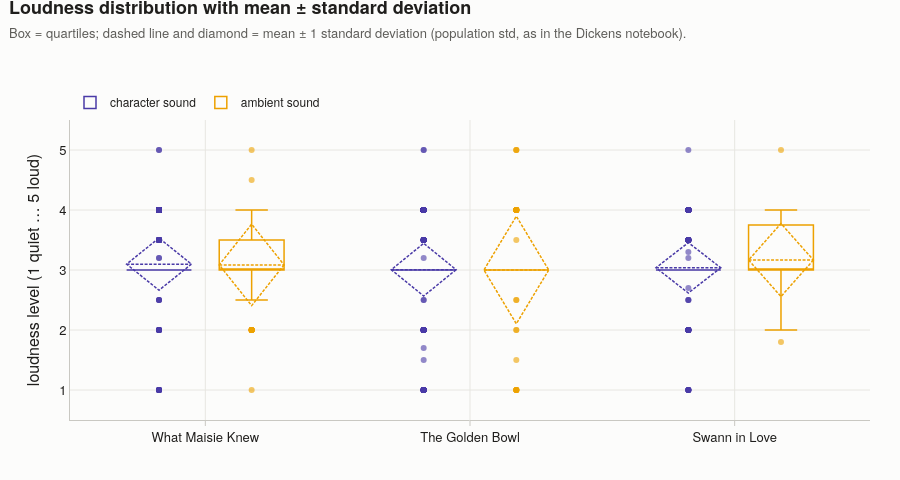

Notebook source saved alongside this figure:
### Markdown cell above
### 8.3 Loudness: mean and standard deviation

### Code cell
fig = go.Figure()
for typ in ["character", "ambient"]:
    d = events[(events.type == typ)].dropna(subset=["loudness"])
    fig.add_trace(go.Box(x=d["text"], y=d["loudness"], name=f"{typ} sound", marker_color=TYPE_COLORS[typ],
                         boxmean="sd", line=dict(width=1.5), fillcolor="rgba(0,0,0,0)", boxpoints="outliers",
                         marker=dict(size=6, opacity=0.6), offsetgroup=typ))
fig.update_layout(boxmode="group")
fig.update_xaxes(categoryorder="array", categoryarray=ORDER)
fig.update_yaxes(title="loudness level (1 quiet … 5 loud)", range=[0.5, 5.5], dtick=1)
style(fig, "Loudness distribution with mean ± standard deviation", "Box = quartiles; dashed line and diamond = mean ± 1 standard deviation (population std, as in the Dickens notebook).", height=480)
save(fig, "06_loudness_distribution", "Labelled events only. Most labels sit at 3.0 (the level of speech).")
fig.show()

### Figure 1 — Plotly figure (JSON) as saved in the notebook; plotly's stock layout.template omitted (floating-point values rounded to 4 significant figures; data arrays with more than 128 entries replaced by an {"elided": "..."} marker saying what was removed)
{"data": [{"boxmean": "sd", "boxpoints": "outliers", "fillcolor": "rgba(0,0,0,0)", "line": {"width": 1.5}, "marker": {"color": "#4a3aa7", "opacity": 0.6, "size": 6}, "name": "character sound", "offsetgroup": "character", "type": "box", "x": {"elided": "2723 str values"}, "y": {"elided": "2723 float values"}}, {"boxmean": "sd", "boxpoints": "outliers", "fillcolor": "rgba(0,0,0,0)", "line": {"width": 1.5}, "marker": {"color": "#eda100", "opacity": 0.6, "size": 6}, "name": "ambient sound", "offsetgroup": "ambient", "type": "box", "x": {"elided": "218 str values"}, "y": {"elided": "218 float values"}}], "layout": {"bargap": 0.18, "boxmode": "group", "font": {"color": "#1f1e1c", "family": "'IBM Plex Sans Condensed', 'Helvetica Neue', Arial, sans-serif", "size": 13}, "height": 480, "hoverlabel": {"bgcolor": "white", "bordercolor": "#e7e6e1", "font": {"color": "#1f1e1c", "family": "'IBM Plex Sans Condensed', 'Helvetica Neue', Arial, sans-serif", "size": 12}}, "legend": {"font": {"size": 12}, "orientation": "h", "title": {"text": ""}, "traceorder": "normal", "x": 0, "xanchor": "left", "y": 1.01, "yanchor": "bottom"}, "margin": {"b": 60, "l": 70, "r": 30, "t": 120}, "paper_bgcolor": "#fcfcfb", "plot_bgcolor": "#fcfcfb", "showlegend": true, "title": {"font": {"size": 18}, "text": "<b>Loudness distribution with mean ± standard deviation</b><br><span style='font-size:13px;color:#5e5d59'>Box = quartiles; dashed line and diamond = mean ± 1 standard deviation (population std, as in the Dickens notebook).</span>", "x": 0.01, "xanchor": "left", "y": 0.97, "yanchor": "top"}, "xaxis": {"categoryarray": ["What Maisie Knew", "The Golden Bowl", "Swann in Love"], "categoryorder": "array", "gridcolor": "#e7e6e1", "linecolor": "#c9c8c2", "tickcolor": "#c9c8c2", "ticks": "outside", "zeroline": false}, "yaxis": {"dtick": 1, "gridcolor": "#e7e6e1", "linecolor": "#c9c8c2", "range": [0.5, 5.5], "title": {"text": "loudness level (1 quiet … 5 loud)"}, "zeroline": false}}}
